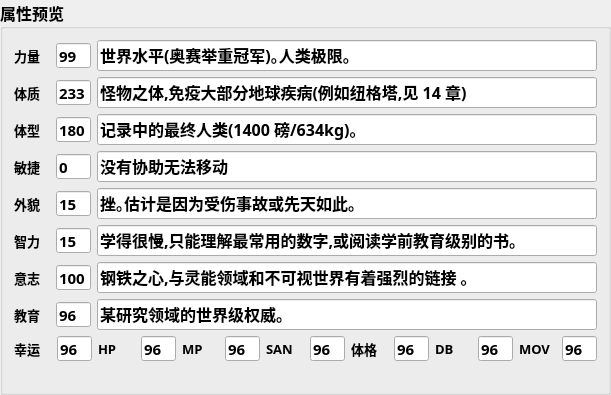
       <widget class="QGroupBox" name="attributeShowBox">
        <property name="font">
         <font>
          <family>华文行楷</family>
          <pointsize>12</pointsize>
          <weight>75</weight>
          <bold>true</bold>
         </font>
        </property>
        <property name="styleSheet">
         <string notr="true">background-image:url(); </string>
        </property>
        <property name="title">
         <string>属性预览</string>
        </property>
        <layout class="QVBoxLayout" name="verticalLayout_8">
         <item>
          <layout class="QVBoxLayout" name="verticalLayout_7">
           <item>
            <layout class="QHBoxLayout" name="horizontalLayout_13">
             <item>
              <widget class="QLabel" name="STRshow_label">
               <property name="font">
                <font>
                 <family>华文仿宋</family>
                 <pointsize>10</pointsize>
                 <weight>75</weight>
                 <bold>true</bold>
                </font>
               </property>
               <property name="text">
                <string>力量</string>
               </property>
              </widget>
             </item>
             <item>
              <widget class="QLineEdit" name="STRshow_lineEdit">
               <property name="minimumSize">
                <size>
                 <width>35</width>
                 <height>25</height>
                </size>
               </property>
               <property name="maximumSize">
                <size>
                 <width>35</width>
                 <height>25</height>
                </size>
               </property>
               <property name="font">
                <font>
                 <family>黑体</family>
                 <pointsize>11</pointsize>
                 <italic>false</italic>
                </font>
               </property>
               <property name="text">
                <string>99</string>
               </property>
               <property name="maxLength">
                <number>3</number>
               </property>
               <property name="echoMode">
                <enum>QLineEdit::Normal</enum>
               </property>
               <property name="readOnly">
                <bool>true</bool>
               </property>
              </widget>
             </item>
             <item>
              <widget class="QLineEdit" name="STRdes_lineEdit">
               <property name="minimumSize">
                <size>
                 <width>500</width>
                 <height>0</height>
                </size>
               </property>
               <property name="maximumSize">
                <size>
                 <width>500</width>
                 <height>16777215</height>
                </size>
               </property>
               <property name="font">
                <font>
                 <family>楷体</family>
                </font>
               </property>
               <property name="text">
                <string>世界水平(奥赛举重冠军)｡人类极限｡ </string>
               </property>
              </widget>
             </item>
            </layout>
           </item>
           <item>
            <layout class="QHBoxLayout" name="horizontalLayout_14">
             <item>
              <widget class="QLabel" name="CONshow_label">
               <property name="font">
                <font>
                 <family>华文仿宋</family>
                 <pointsize>10</pointsize>
                 <weight>75</weight>
                 <bold>true</bold>
                </font>
               </property>
               <property name="text">
                <string>体质</string>
               </property>
              </widget>
             </item>
             <item>
              <widget class="QLineEdit" name="CONshow_lineEdit">
               <property name="minimumSize">
                <size>
                 <width>35</width>
                 <height>25</height>
                </size>
               </property>
               <property name="maximumSize">
                <size>
                 <width>35</width>
                 <height>25</height>
                </size>
               </property>
               <property name="font">
                <font>
                 <family>黑体</family>
                 <pointsize>11</pointsize>
                 <italic>false</italic>
                </font>
               </property>
               <property name="text">
                <string>233</string>
               </property>
               <property name="maxLength">
                <number>3</number>
               </property>
               <property name="echoMode">
                <enum>QLineEdit::Normal</enum>
               </property>
               <property name="readOnly">
                <bool>true</bool>
               </property>
              </widget>
             </item>
             <item>
              <widget class="QLineEdit" name="CONdes_lineEdit">
               <property name="minimumSize">
                <size>
                 <width>500</width>
                 <height>0</height>
                </size>
               </property>
               <property name="maximumSize">
                <size>
                 <width>500</width>
                 <height>16777215</height>
                </size>
               </property>
               <property name="font">
                <font>
                 <family>楷体</family>
                </font>
               </property>
               <property name="text">
                <string>怪物之体,免疫大部分地球疾病(例如纽格塔,见 14 章)</string>
               </property>
              </widget>
             </item>
            </layout>
           </item>
           <item>
            <layout class="QHBoxLayout" name="horizontalLayout_15">
             <item>
              <widget class="QLabel" name="SIZshow_label">
               <property name="font">
                <font>
                 <family>华文仿宋</family>
                 <pointsize>10</pointsize>
                 <weight>75</weight>
                 <bold>true</bold>
                </font>
               </property>
               <property name="text">
                <string>体型</string>
               </property>
              </widget>
             </item>
             <item>
              <widget class="QLineEdit" name="SIZshow_lineEdit">
               <property name="minimumSize">
                <size>
                 <width>35</width>
                 <height>25</height>
                </size>
               </property>
               <property name="maximumSize">
                <size>
                 <width>35</width>
                 <height>25</height>
                </size>
               </property>
               <property name="font">
                <font>
                 <family>黑体</family>
                 <pointsize>11</pointsize>
                 <italic>false</italic>
                </font>
               </property>
               <property name="text">
                <string>180</string>
               </property>
               <property name="maxLength">
                <number>3</number>
               </property>
               <property name="echoMode">
                <enum>QLineEdit::Normal</enum>
               </property>
               <property name="readOnly">
                <bool>true</bool>
               </property>
              </widget>
             </item>
             <item>
              <widget class="QLineEdit" name="SIZdes_lineEdit">
               <property name="minimumSize">
                <size>
                 <width>500</width>
                 <height>0</height>
                </size>
               </property>
               <property name="maximumSize">
                <size>
                 <width>500</width>
                 <height>16777215</height>
                </size>
               </property>
               <property name="font">
                <font>
                 <family>楷体</family>
                </font>
               </property>
               <property name="text">
                <string>记录中的最终人类(1400 磅/634kg)｡ </string>
               </property>
              </widget>
             </item>
            </layout>
           </item>
           <item>
            <layout class="QHBoxLayout" name="horizontalLayout_16">
             <item>
              <widget class="QLabel" name="DEXshow_label">
               <property name="font">
                <font>
                 <family>华文仿宋</family>
                 <pointsize>10</pointsize>
                 <weight>75</weight>
                 <bold>true</bold>
                </font>
               </property>
               <property name="text">
                <string>敏捷</string>
               </property>
              </widget>
             </item>
             <item>
              <widget class="QLineEdit" name="DEXshow_lineEdit">
               <property name="minimumSize">
                <size>
                 <width>35</width>
                 <height>25</height>
                </size>
               </property>
               <property name="maximumSize">
                <size>
                 <width>35</width>
                 <height>25</height>
                </size>
               </property>
               <property name="font">
                <font>
                 <family>黑体</family>
                 <pointsize>11</pointsize>
                 <italic>false</italic>
                </font>
               </property>
               <property name="text">
                <string>0</string>
               </property>
               <property name="maxLength">
                <number>3</number>
               </property>
               <property name="echoMode">
                <enum>QLineEdit::Normal</enum>
               </property>
               <property name="readOnly">
                <bool>true</bool>
               </property>
              </widget>
             </item>
             <item>
              <widget class="QLineEdit" name="DEXdes_lineEdit">
               <property name="minimumSize">
                <size>
                 <width>500</width>
                 <height>0</height>
                </size>
               </property>
               <property name="maximumSize">
                <size>
                 <width>500</width>
                 <height>16777215</height>
                </size>
               </property>
               <property name="font">
                <font>
                 <family>楷体</family>
                </font>
               </property>
               <property name="text">
                <string>没有协助无法移动</string>
               </property>
              </widget>
             </item>
            </layout>
           </item>
           <item>
            <layout class="QHBoxLayout" name="horizontalLayout_17">
             <item>
              <widget class="QLabel" name="APPshow_label">
               <property name="font">
                <font>
                 <family>华文仿宋</family>
                 <pointsize>10</pointsize>
                 <weight>75</weight>
                 <bold>true</bold>
                </font>
               </property>
               <property name="text">
                <string>外貌</string>
               </property>
              </widget>
             </item>
             <item>
              <widget class="QLineEdit" name="APPshow_lineEdit">
               <property name="minimumSize">
                <size>
                 <width>35</width>
                 <height>25</height>
                </size>
               </property>
               <property name="maximumSize">
                <size>
                 <width>35</width>
                 <height>25</height>
                </size>
               </property>
               <property name="font">
                <font>
                 <family>黑体</family>
                 <pointsize>11</pointsize>
                 <italic>false</italic>
                </font>
               </property>
               <property name="text">
                <string>15</string>
               </property>
               <property name="maxLength">
                <number>3</number>
               </property>
               <property name="echoMode">
                <enum>QLineEdit::Normal</enum>
               </property>
               <property name="readOnly">
                <bool>true</bool>
               </property>
              </widget>
             </item>
             <item>
              <widget class="QLineEdit" name="APPdes_lineEdit">
               <property name="minimumSize">
                <size>
                 <width>500</width>
                 <height>0</height>
                </size>
               </property>
               <property name="maximumSize">
                <size>
                 <width>500</width>
                 <height>16777215</height>
                </size>
               </property>
               <property name="font">
                <font>
                 <family>楷体</family>
                </font>
               </property>
               <property name="text">
                <string>挫｡估计是因为受伤事故或先天如此｡ </string>
               </property>
              </widget>
             </item>
            </layout>
           </item>
           <item>
            <layout class="QHBoxLayout" name="horizontalLayout_18">
             <item>
              <widget class="QLabel" name="INTshow_label">
               <property name="font">
                <font>
                 <family>华文仿宋</family>
                 <pointsize>10</pointsize>
                 <weight>75</weight>
                 <bold>true</bold>
                </font>
               </property>
               <property name="text">
                <string>智力</string>
               </property>
              </widget>
             </item>
             <item>
              <widget class="QLineEdit" name="INTshow_lineEdit">
               <property name="minimumSize">
                <size>
                 <width>35</width>
                 <height>25</height>
                </size>
               </property>
               <property name="maximumSize">
                <size>
                 <width>35</width>
                 <height>25</height>
                </size>
               </property>
               <property name="font">
                <font>
                 <family>黑体</family>
                 <pointsize>11</pointsize>
                 <italic>false</italic>
                </font>
               </property>
               <property name="text">
                <string>15</string>
               </property>
               <property name="maxLength">
                <number>3</number>
               </property>
               <property name="echoMode">
                <enum>QLineEdit::Normal</enum>
               </property>
               <property name="readOnly">
                <bool>true</bool>
               </property>
              </widget>
             </item>
             <item>
              <widget class="QLineEdit" name="INTdes_lineEdit">
               <property name="minimumSize">
                <size>
                 <width>500</width>
                 <height>0</height>
                </size>
               </property>
               <property name="maximumSize">
                <size>
                 <width>500</width>
                 <height>16777215</height>
                </size>
               </property>
               <property name="font">
                <font>
                 <family>楷体</family>
                </font>
               </property>
               <property name="text">
                <string>学得很慢,只能理解最常用的数字,或阅读学前教育级别的书｡</string>
               </property>
              </widget>
             </item>
            </layout>
           </item>
           <item>
            <layout class="QHBoxLayout" name="horizontalLayout_19">
             <item>
              <widget class="QLabel" name="POWshow_label">
               <property name="font">
                <font>
                 <family>华文仿宋</family>
                 <pointsize>10</pointsize>
                 <weight>75</weight>
                 <bold>true</bold>
                </font>
               </property>
               <property name="text">
                <string>意志</string>
               </property>
              </widget>
             </item>
             <item>
              <widget class="QLineEdit" name="POWshow_lineEdit">
               <property name="minimumSize">
                <size>
                 <width>35</width>
                 <height>25</height>
                </size>
               </property>
               <property name="maximumSize">
                <size>
                 <width>35</width>
                 <height>25</height>
                </size>
               </property>
               <property name="font">
                <font>
                 <family>黑体</family>
                 <pointsize>11</pointsize>
                 <italic>false</italic>
                </font>
               </property>
               <property name="text">
                <string>100</string>
               </property>
               <property name="maxLength">
                <number>3</number>
               </property>
               <property name="echoMode">
                <enum>QLineEdit::Normal</enum>
               </property>
               <property name="readOnly">
                <bool>true</bool>
               </property>
              </widget>
             </item>
             <item>
              <widget class="QLineEdit" name="POWdes_lineEdit">
               <property name="minimumSize">
                <size>
                 <width>500</width>
                 <height>0</height>
                </size>
               </property>
               <property name="maximumSize">
                <size>
                 <width>500</width>
                 <height>16777215</height>
                </size>
               </property>
               <property name="font">
                <font>
                 <family>楷体</family>
                </font>
               </property>
               <property name="text">
                <string>钢铁之心,与灵能领域和不可视世界有着强烈的链接 ｡</string>
               </property>
              </widget>
             </item>
            </layout>
           </item>
           <item>
            <layout class="QHBoxLayout" name="horizontalLayout_20">
             <item>
              <widget class="QLabel" name="EDUshow_label">
               <property name="font">
                <font>
                 <family>华文仿宋</family>
                 <pointsize>10</pointsize>
                 <weight>75</weight>
                 <bold>true</bold>
                </font>
               </property>
               <property name="text">
                <string>教育</string>
               </property>
              </widget>
             </item>
             <item>
              <widget class="QLineEdit" name="EDUshow_lineEdit">
               <property name="minimumSize">
                <size>
                 <width>35</width>
                 <height>25</height>
                </size>
               </property>
               <property name="maximumSize">
                <size>
                 <width>35</width>
                 <height>25</height>
                </size>
               </property>
               <property name="font">
                <font>
                 <family>黑体</family>
                 <pointsize>11</pointsize>
                 <italic>false</italic>
                </font>
               </property>
               <property name="text">
                <string>96</string>
               </property>
               <property name="maxLength">
                <number>3</number>
               </property>
               <property name="echoMode">
                <enum>QLineEdit::Normal</enum>
               </property>
               <property name="readOnly">
                <bool>true</bool>
               </property>
              </widget>
             </item>
             <item>
              <widget class="QLineEdit" name="EDUdes_lineEdit">
               <property name="minimumSize">
                <size>
                 <width>500</width>
                 <height>0</height>
                </size>
               </property>
               <property name="maximumSize">
                <size>
                 <width>500</width>
                 <height>16777215</height>
                </size>
               </property>
               <property name="font">
                <font>
                 <family>楷体</family>
                </font>
               </property>
               <property name="text">
                <string>某研究领域的世界级权威｡ </string>
               </property>
              </widget>
             </item>
            </layout>
           </item>
          </layout>
         </item>
         <item>
          <layout class="QHBoxLayout" name="horizontalLayout_27">
           <item>
            <layout class="QHBoxLayout" name="horizontalLayout_21">
             <item>
              <widget class="QLabel" name="LUCshow_label">
               <property name="font">
                <font>
                 <family>华文仿宋</family>
                 <pointsize>10</pointsize>
                 <weight>75</weight>
                 <bold>true</bold>
                </font>
               </property>
               <property name="text">
                <string>幸运</string>
               </property>
              </widget>
             </item>
             <item>
              <widget class="QLineEdit" name="LUCshow_lineEdit">
               <property name="minimumSize">
                <size>
                 <width>35</width>
                 <height>25</height>
                </size>
               </property>
               <property name="maximumSize">
                <size>
                 <width>35</width>
                 <height>25</height>
                </size>
               </property>
               <property name="font">
                <font>
                 <family>黑体</family>
                 <pointsize>11</pointsize>
                 <italic>false</italic>
                </font>
               </property>
               <property name="text">
                <string>96</string>
               </property>
               <property name="maxLength">
                <number>3</number>
               </property>
               <property name="echoMode">
                <enum>QLineEdit::Normal</enum>
               </property>
               <property name="readOnly">
                <bool>true</bool>
               </property>
              </widget>
             </item>
            </layout>
           </item>
           <item>
            <layout class="QHBoxLayout" name="horizontalLayout_22">
             <item>
              <widget class="QLabel" name="HPshow_label">
               <property name="font">
                <font>
                 <family>华文仿宋</family>
                 <pointsize>10</pointsize>
                 <weight>75</weight>
                 <bold>true</bold>
                </font>
               </property>
               <property name="text">
                <string>HP</string>
               </property>
              </widget>
             </item>
             <item>
              <widget class="QLineEdit" name="HPshow_lineEdit">
               <property name="minimumSize">
                <size>
                 <width>35</width>
                 <height>25</height>
                </size>
               </property>
               <property name="maximumSize">
                <size>
                 <width>35</width>
                 <height>25</height>
                </size>
               </property>
               <property name="font">
                <font>
                 <family>黑体</family>
                 <pointsize>11</pointsize>
                 <italic>false</italic>
                </font>
               </property>
               <property name="text">
                <string>96</string>
               </property>
               <property name="maxLength">
                <number>3</number>
               </property>
               <property name="echoMode">
                <enum>QLineEdit::Normal</enum>
               </property>
               <property name="readOnly">
                <bool>true</bool>
               </property>
              </widget>
             </item>
            </layout>
           </item>
           <item>
            <layout class="QHBoxLayout" name="horizontalLayout_23">
             <item>
              <widget class="QLabel" name="MPshow_label">
               <property name="font">
                <font>
                 <family>华文仿宋</family>
                 <pointsize>10</pointsize>
                 <weight>75</weight>
                 <bold>true</bold>
                </font>
               </property>
               <property name="text">
                <string>MP</string>
               </property>
              </widget>
             </item>
             <item>
              <widget class="QLineEdit" name="MPshow_lineEdit">
               <property name="minimumSize">
                <size>
                 <width>35</width>
                 <height>25</height>
                </size>
               </property>
               <property name="maximumSize">
                <size>
                 <width>35</width>
                 <height>25</height>
                </size>
               </property>
               <property name="font">
                <font>
                 <family>黑体</family>
                 <pointsize>11</pointsize>
                 <italic>false</italic>
                </font>
               </property>
               <property name="text">
                <string>96</string>
               </property>
               <property name="maxLength">
                <number>3</number>
               </property>
               <property name="echoMode">
                <enum>QLineEdit::Normal</enum>
               </property>
               <property name="readOnly">
                <bool>true</bool>
               </property>
              </widget>
             </item>
            </layout>
           </item>
           <item>
            <layout class="QHBoxLayout" name="horizontalLayout_24">
             <item>
              <widget class="QLabel" name="SANshow_label">
               <property name="font">
                <font>
                 <family>华文仿宋</family>
                 <pointsize>10</pointsize>
                 <weight>75</weight>
                 <bold>true</bold>
                </font>
               </property>
               <property name="text">
                <string>SAN</string>
               </property>
              </widget>
             </item>
             <item>
              <widget class="QLineEdit" name="SANshow_lineEdit">
               <property name="minimumSize">
                <size>
                 <width>35</width>
                 <height>25</height>
                </size>
               </property>
               <property name="maximumSize">
                <size>
                 <width>35</width>
                 <height>25</height>
                </size>
               </property>
               <property name="font">
                <font>
                 <family>黑体</family>
                 <pointsize>11</pointsize>
                 <italic>false</italic>
                </font>
               </property>
               <property name="text">
                <string>96</string>
               </property>
               <property name="maxLength">
                <number>3</number>
               </property>
               <property name="echoMode">
                <enum>QLineEdit::Normal</enum>
               </property>
               <property name="readOnly">
                <bool>true</bool>
               </property>
              </widget>
             </item>
            </layout>
           </item>
           <item>
            <layout class="QHBoxLayout" name="horizontalLayout_28">
             <item>
              <widget class="QLabel" name="TGshow_label">
               <property name="font">
                <font>
                 <family>华文仿宋</family>
                 <pointsize>10</pointsize>
                 <weight>75</weight>
                 <bold>true</bold>
                </font>
               </property>
               <property name="text">
                <string>体格</string>
               </property>
              </widget>
             </item>
             <item>
              <widget class="QLineEdit" name="TGshow_lineEdit">
               <property name="minimumSize">
                <size>
                 <width>35</width>
                 <height>25</height>
                </size>
               </property>
               <property name="maximumSize">
                <size>
                 <width>35</width>
                 <height>25</height>
                </size>
               </property>
               <property name="font">
                <font>
                 <family>黑体</family>
                 <pointsize>11</pointsize>
                 <italic>false</italic>
                </font>
               </property>
               <property name="text">
                <string>96</string>
               </property>
               <property name="maxLength">
                <number>3</number>
               </property>
               <property name="echoMode">
                <enum>QLineEdit::Normal</enum>
               </property>
               <property name="readOnly">
                <bool>true</bool>
               </property>
              </widget>
             </item>
            </layout>
           </item>
           <item>
            <layout class="QHBoxLayout" name="horizontalLayout_25">
             <item>
              <widget class="QLabel" name="DBshow_label">
               <property name="font">
                <font>
                 <family>华文仿宋</family>
                 <pointsize>10</pointsize>
                 <weight>75</weight>
                 <bold>true</bold>
                </font>
               </property>
               <property name="text">
                <string>DB</string>
               </property>
              </widget>
             </item>
             <item>
              <widget class="QLineEdit" name="DBshow_lineEdit">
               <property name="minimumSize">
                <size>
                 <width>35</width>
                 <height>25</height>
                </size>
               </property>
               <property name="maximumSize">
                <size>
                 <width>35</width>
                 <height>25</height>
                </size>
               </property>
               <property name="font">
                <font>
                 <family>黑体</family>
                 <pointsize>11</pointsize>
                 <italic>false</italic>
                </font>
               </property>
               <property name="text">
                <string>96</string>
               </property>
               <property name="maxLength">
                <number>3</number>
               </property>
               <property name="echoMode">
                <enum>QLineEdit::Normal</enum>
               </property>
               <property name="readOnly">
                <bool>true</bool>
               </property>
              </widget>
             </item>
            </layout>
           </item>
           <item>
            <layout class="QHBoxLayout" name="horizontalLayout_26">
             <item>
              <widget class="QLabel" name="MOVshow_label">
               <property name="font">
                <font>
                 <family>华文仿宋</family>
                 <pointsize>10</pointsize>
                 <weight>75</weight>
                 <bold>true</bold>
                </font>
               </property>
               <property name="text">
                <string>MOV</string>
               </property>
              </widget>
             </item>
             <item>
              <widget class="QLineEdit" name="MOVshow_lineEdit">
               <property name="minimumSize">
                <size>
                 <width>35</width>
                 <height>25</height>
                </size>
               </property>
               <property name="maximumSize">
                <size>
                 <width>35</width>
                 <height>25</height>
                </size>
               </property>
               <property name="font">
                <font>
                 <family>黑体</family>
                 <pointsize>11</pointsize>
                 <italic>false</italic>
                </font>
               </property>
               <property name="text">
                <string>96</string>
               </property>
               <property name="maxLength">
                <number>3</number>
               </property>
               <property name="echoMode">
                <enum>QLineEdit::Normal</enum>
               </property>
               <property name="readOnly">
                <bool>true</bool>
               </property>
              </widget>
             </item>
            </layout>
           </item>
          </layout>
         </item>
         <item>
          <spacer name="horizontalSpacer_4">
           <property name="orientation">
            <enum>Qt::Horizontal</enum>
           </property>
           <property name="sizeHint" stdset="0">
            <size>
             <width>583</width>
             <height>20</height>
            </size>
           </property>
          </spacer>
         </item>
        </layout>
       </widget>
